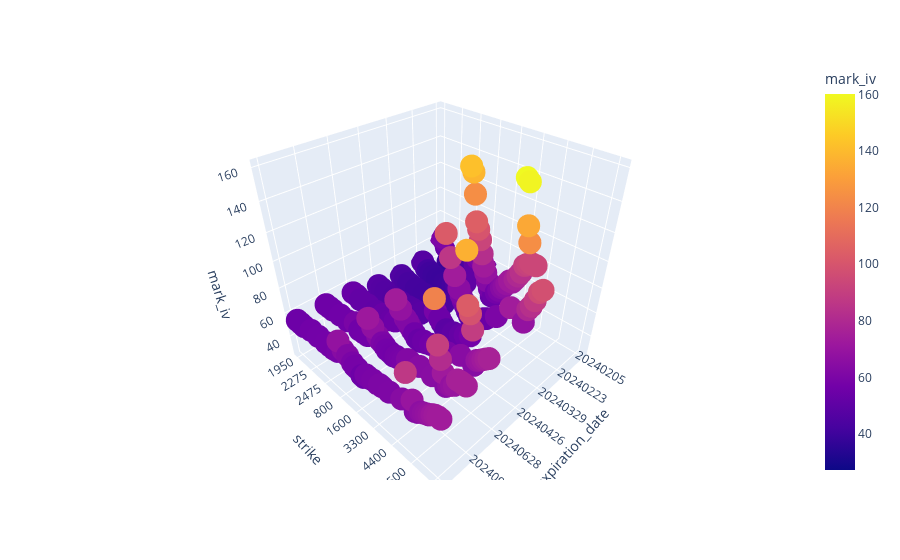

This figure's notebook cell:
### Code cell
import plotly.express as px

#iv_surface = iv_surface.apply(pd.to_numeric,axis=1)

fig = px.scatter_3d(iv_surface, x='expiration_date', y='strike', z='mark_iv',color = 'mark_iv',
                    size_max = 2)
fig.show()

### Figure 1 — Plotly figure (JSON) as saved in the notebook; plotly's stock layout.template omitted (floating-point values rounded to 4 significant figures; data arrays with more than 128 entries replaced by an {"elided": "..."} marker saying what was removed)
{"data": [{"hovertemplate": "expiration_date=%{x}<br>strike=%{y}<br>mark_iv=%{marker.color}<extra></extra>", "legendgroup": "", "marker": {"color": {"elided": "350 float values"}, "coloraxis": "coloraxis", "symbol": "circle"}, "mode": "markers", "name": "", "scene": "scene", "showlegend": false, "type": "scatter3d", "x": {"elided": "350 str values"}, "y": {"elided": "350 str values"}, "z": {"elided": "350 float values"}}], "layout": {"coloraxis": {"colorbar": {"title": {"text": "mark_iv"}}, "colorscale": [[0, "#0d0887"], [0.1111, "#46039f"], [0.2222, "#7201a8"], [0.3333, "#9c179e"], [0.4444, "#bd3786"], [0.5556, "#d8576b"], [0.6667, "#ed7953"], [0.7778, "#fb9f3a"], [0.8889, "#fdca26"], [1, "#f0f921"]]}, "legend": {"tracegroupgap": 0}, "margin": {"t": 60}, "scene": {"domain": {"x": [0, 1], "y": [0, 1]}, "xaxis": {"title": {"text": "expiration_date"}}, "yaxis": {"title": {"text": "strike"}}, "zaxis": {"title": {"text": "mark_iv"}}}}}
